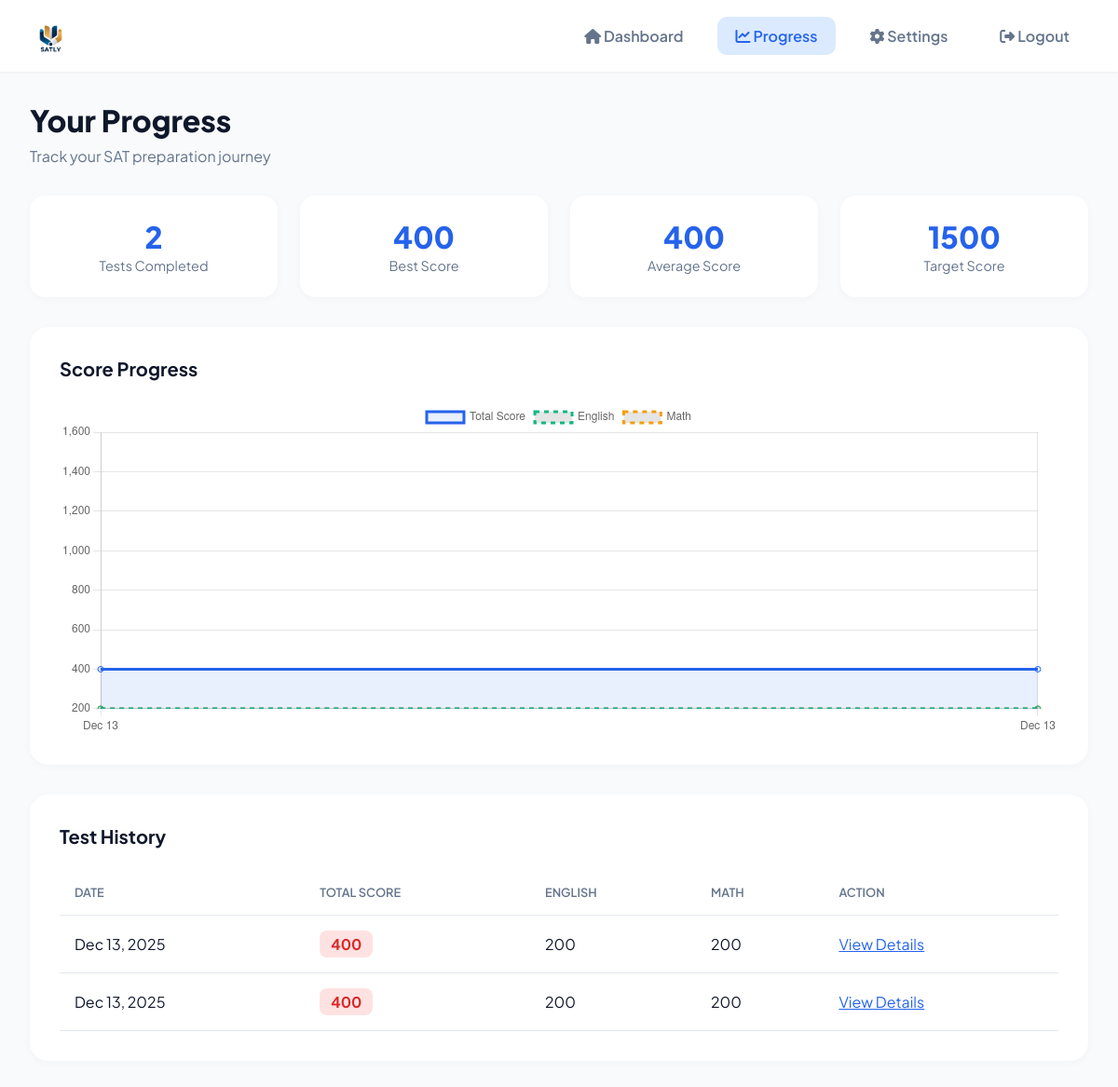
Screenshot of /dashboard/progress/ (signed in) with the database file from the repository.
### app/models.py (models this page shows, shortened)
class User(AbstractUser):
    SUBSCRIPTION_CHOICES = [
        ('free', 'Free'),
        ('premium', 'Premium'),
        ('enterprise', 'Enterprise'),
    ]
    STATUS_CHOICES = [
        ('active', 'Active'),
        ('inactive', 'Inactive'),
        ('suspended', 'Suspended'),
    ]
    ENGLISH_LEVEL_CHOICES = [
        ('beginner', 'Beginner'),
        ('elementary', 'Elementary'),
        ('intermediate', 'Intermediate'),
        ('upper_intermediate', 'Upper Intermediate'),
        ('advanced', 'Advanced'),
        ('ielts_5', 'IELTS 5.0'),
        ('ielts_5.5', 'IELTS 5.5'),
        ('ielts_6', 'IELTS 6.0'),
        ('ielts_6.5', 'IELTS 6.5'),
        ('ielts_7', 'IELTS 7.0+'),
        ('b1', 'B1'),
        ('b2', 'B2'),
        ('c1', 'C1'),
    ]
    phone = models.CharField(max_length=20, blank=True, null=True)
    telegram_username = models.CharField(max_length=100, blank=True, null=True)
    english_level = models.CharField(max_length=50, choices=ENGLISH_LEVEL_CHOICES, blank=True, null=True)
    avatar = models.ImageField(upload_to='avatars/', blank=True, null=True)
    subscription = models.CharField(max_length=20, choices=SUBSCRIPTION_CHOICES, default='free')
    status = models.CharField(max_length=20, choices=STATUS_CHOICES, default='active')
    best_score = models.IntegerField(default=0)
    target_score = models.IntegerField(default=1500)
    tests_completed = models.IntegerField(default=0)
    total_time_spent = models.IntegerField(default=0, help_text="Total time spent in minutes")
    created_at = models.DateTimeField(default=timezone.now)
    last_active = models.DateTimeField(auto_now=True)
    class Meta:
        db_table = 'users'

class ExamSession(models.Model):
    STATUS_CHOICES = [
        ('in_progress', 'In Progress'),
        ('break', 'Break'),
        ('completed', 'Completed'),
        ('abandoned', 'Abandoned'),
    ]
    user = models.ForeignKey(User, on_delete=models.CASCADE, related_name='exam_sessions')
    certificate_id = models.CharField(max_length=50, unique=True, blank=True, null=True)
    status = models.CharField(max_length=20, choices=STATUS_CHOICES, default='in_progress')
    current_section = models.CharField(max_length=20, default='english')
    current_module = models.IntegerField(default=1)
    english_module1_score = models.IntegerField(default=0)
    english_module2_score = models.IntegerField(default=0)
    math_module1_score = models.IntegerField(default=0)
    math_module2_score = models.IntegerField(default=0)
    english_score = models.IntegerField(default=0)
    math_score = models.IntegerField(default=0)
    total_score = models.IntegerField(default=0)
    time_spent = models.IntegerField(default=0, help_text="Time spent in seconds")
    started_at = models.DateTimeField(auto_now_add=True)
    completed_at = models.DateTimeField(blank=True, null=True)
    class Meta:
        db_table = 'exam_sessions'
        ordering = ['-started_at']

### app/views.py (the view)
# urls.py: path('dashboard/progress/', views.user_progress, name='user_progress'),
@login_required
def user_progress(request):
    user = request.user
    exam_sessions = ExamSession.objects.filter(user=user, status='completed').order_by('-completed_at')
    if not exam_sessions.exists():
        return render(request, 'main/progress.html', {
            'no_results': True,
            'user': user
        })
    scores_data = []
    for exam in exam_sessions[:10]:
        scores_data.append({
            'date': exam.completed_at.strftime('%b %d'),
            'total': exam.total_score,
            'english': exam.english_score,
            'math': exam.math_score
        })
    avg_score = exam_sessions.aggregate(avg=Avg('total_score'))['avg'] or 0
    best_score = user.best_score
    total_tests = exam_sessions.count()
    return render(request, 'main/progress.html', {
        'user': user,
        'exam_sessions': exam_sessions,
        'scores_data': json.dumps(list(reversed(scores_data))),
        'avg_score': round(avg_score),
        'best_score': best_score,
        'total_tests': total_tests,
        'no_results': False
    })

### app/context_processors.py (called while the page is built)
def admin_models(request):
    if request.user.is_authenticated and request.user.is_staff:
        app_list = satly_admin_site.get_app_list(request)
        return {'admin_app_list': app_list}
    return {'admin_app_list': []}

### app/templates/main/progress.html (shortened to what this page needs)
{% load static %}
<!DOCTYPE html>
<html lang="en">
<head>
    <link rel="stylesheet" href="https://cdnjs.cloudflare.com/ajax/libs/font-awesome/6.5.1/css/all.min.css">
</head>
<body>
    <nav class="navbar">
        <a href="/" class="logo">
            <img src="{% static 'images/satly-logo.png' %}" alt="SATLY">
        </a>
        <div class="nav-links">
            <a href="{% url 'user_dashboard' %}"><i class="fas fa-home"></i> Dashboard</a>
            <a href="{% url 'user_progress' %}" class="active"><i class="fas fa-chart-line"></i> Progress</a>
            <a href="{% url 'user_settings' %}"><i class="fas fa-cog"></i> Settings</a>
            <a href="{% url 'logout' %}"><i class="fas fa-sign-out-alt"></i> Logout</a>
        </div>
    </nav>
    <div class="container">
        <div class="page-header">
            <h1>Your Progress</h1>
            <p>Track your SAT preparation journey</p>
        </div>
        {% if no_results %}
        <div class="chart-section no-results">
            <i class="fas fa-clipboard-list"></i>
            <h2>Siz hali test yechmagansiz</h2>
            <p>Birinchi testingizni yechib, progressingizni kuzating</p>
            <a href="{% url 'start_exam' %}" class="btn-start">
                <i class="fas fa-play"></i> Start New Test
            </a>
        </div>
        {% else %}
        <div class="stats-grid">
            <div class="stat-card">
                <h4>{{ total_tests }}</h4>
                <span>Tests Completed</span>
            </div>
            <div class="stat-card">
                <h4>{{ best_score }}</h4>
                <span>Best Score</span>
            </div>
            <div class="stat-card">
                <h4>{{ avg_score }}</h4>
                <span>Average Score</span>
            </div>
            <div class="stat-card">
                <h4>{{ user.target_score }}</h4>
                <span>Target Score</span>
            </div>
        </div>
        <div class="chart-section">
            <h3>Score Progress</h3>
            <canvas id="progressChart" height="100"></canvas>
        </div>
        <div class="results-table">
            <h3>Test History</h3>
            <table>
                <thead>
                    <tr>
                        <th>Date</th>
                        <th>Total Score</th>
                        <th>English</th>
                        <th>Math</th>
                        <th>Action</th>
                    </tr>
                </thead>
                <tbody>
                    {% for exam in exam_sessions %}
                    <tr>
                        <td>{{ exam.completed_at|date:"M d, Y" }}</td>
                        <td>
                            <span class="score-badge {% if exam.total_score >= 1400 %}score-high{% elif exam.total_score >= 1100 %}score-mid{% else %}score-low{% endif %}">
                                {{ exam.total_score }}
                            </span>
                        </td>
                        <td>{{ exam.english_score }}</td>
                        <td>{{ exam.math_score }}</td>
                        <td><a href="{% url 'exam_result' exam.id %}" style="color: var(--primary);">View Details</a></td>
                    </tr>
                    {% endfor %}
                </tbody>
            </table>
        </div>
        {% endif %}
    </div>
    {% if not no_results %}
    <script>
        const scoresData = {{ scores_data|safe }};
        const ctx = document.getElementById('progressChart').getContext('2d');
        new Chart(ctx, {
            type: 'line',
            data: {
                labels: scoresData.map(d => d.date),
                datasets: [{
                    label: 'Total Score',
                    data: scoresData.map(d => d.total),
                    borderColor: '#2563eb',
                    backgroundColor: 'rgba(37, 99, 235, 0.1)',
                    fill: true,
                    tension: 0.4
                }, {
                    label: 'English',
                    data: scoresData.map(d => d.english),
                    borderColor: '#10b981',
                    borderDash: [5, 5],
                    fill: false,
                    tension: 0.4
                }, {
                    label: 'Math',
                    data: scoresData.map(d => d.math),
                    borderColor: '#f59e0b',
                    borderDash: [5, 5],
                    fill: false,
                    tension: 0.4
                }]
            },
            options: {
                responsive: true,
                plugins: { legend: { position: 'top' } },
                scales: { y: { beginAtZero: false, min: 200, max: 1600 } }
            }
        });
    </script>
    {% endif %}
</body>
</html>

### app/templates/main/progress.html (style rules this page uses)
* { margin: 0; padding: 0; box-sizing: border-box; }
:root { --primary: #2563eb; --secondary: #10b981; --accent: #f59e0b; --dark: #0f172a; --gray: #64748b; --light: #f8fafc; }
body { font-family: 'Plus Jakarta Sans', sans-serif; background: var(--light); color: var(--dark); min-height: 100vh; }
.navbar { background: white; padding: 1rem 2rem; display: flex; justify-content: space-between; align-items: center; box-shadow: 0 1px 3px rgba(0,0,0,0.05); position: sticky; top: 0; z-index: 100; }
.logo { display: flex; align-items: center; gap: 0.75rem; text-decoration: none; }
.logo img { height: 45px; width: auto; }
.nav-links { display: flex; gap: 1rem; }
.nav-links a { padding: 0.6rem 1.25rem; text-decoration: none; color: var(--gray); font-weight: 600; border-radius: 10px; transition: all 0.3s; }
.nav-links a:hover, .nav-links a.active { background: #dbeafe; color: var(--primary); }
.container { max-width: 1200px; margin: 0 auto; padding: 2rem; }
.page-header { margin-bottom: 2rem; }
.page-header h1 { font-size: 2rem; font-weight: 800; margin-bottom: 0.5rem; }
.page-header p { color: var(--gray); }
.stats-grid { display: grid; grid-template-columns: repeat(4, 1fr); gap: 1.5rem; margin-bottom: 2rem; }
.stat-card { background: white; padding: 1.5rem; border-radius: 16px; text-align: center; box-shadow: 0 2px 10px rgba(0,0,0,0.03); }
.stat-card h4 { font-size: 2rem; font-weight: 800; color: var(--primary); }
.stat-card span { font-size: 0.9rem; color: var(--gray); }
.chart-section { background: white; border-radius: 20px; padding: 2rem; margin-bottom: 2rem; box-shadow: 0 2px 10px rgba(0,0,0,0.03); }
.chart-section h3 { font-size: 1.25rem; font-weight: 700; margin-bottom: 1.5rem; }
.results-table { background: white; border-radius: 20px; padding: 2rem; box-shadow: 0 2px 10px rgba(0,0,0,0.03); }
.results-table h3 { font-size: 1.25rem; font-weight: 700; margin-bottom: 1.5rem; }
table { width: 100%; border-collapse: collapse; }
th, td { padding: 1rem; text-align: left; border-bottom: 1px solid #e2e8f0; }
th { font-size: 0.8rem; color: var(--gray); text-transform: uppercase; font-weight: 600; }
.score-badge { display: inline-block; padding: 0.25rem 0.75rem; border-radius: 8px; font-weight: 700; }
.score-low { background: #fee2e2; color: #dc2626; }

### rows the page displays
User: target_score "1500"
ExamSession: completed_at "Dec 13, 2025", total_score "400", english_score "200", math_score "200"
ExamSession: completed_at "Dec 13, 2025", total_score "400", english_score "200", math_score "200"

### other values shown
{{ total_tests }} "2"
{{ best_score }} "400"
{{ avg_score }} "400"
